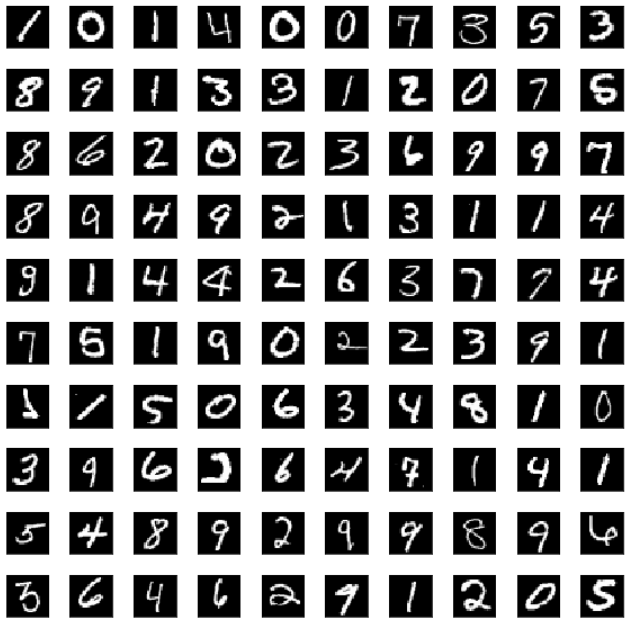

Write Python code to recreate this figure.
#!/usr/bin/env python
# coding: utf-8

# # show_digit.ipynb
# show the digits in MNIST data

# ## Read and check data

# In[1]:


import numpy as np
import pandas as pd
import matplotlib.pyplot as plt

# Read data
train_data = pd.read_csv("../../../kaggle_mnist/data/train.csv")

# check data
train_data.info()


# In[2]:


train_data.describe()


# ## show digits

# In[4]:


h_num = 10
w_num = 10

fig = plt.figure(figsize=(h_num, w_num))
fig.subplots_adjust(hspace=0.5)

for j in range(h_num):
    for i in range(w_num):
        ax = fig.add_subplot(h_num, w_num, i + j*w_num + 1, xticks=[], yticks=[])
        ax.imshow(train_data.iloc[i+j*w_num, 1:28*28+1].values.reshape((28, 28)), cmap='gray')

plt.show()


# In[ ]:
